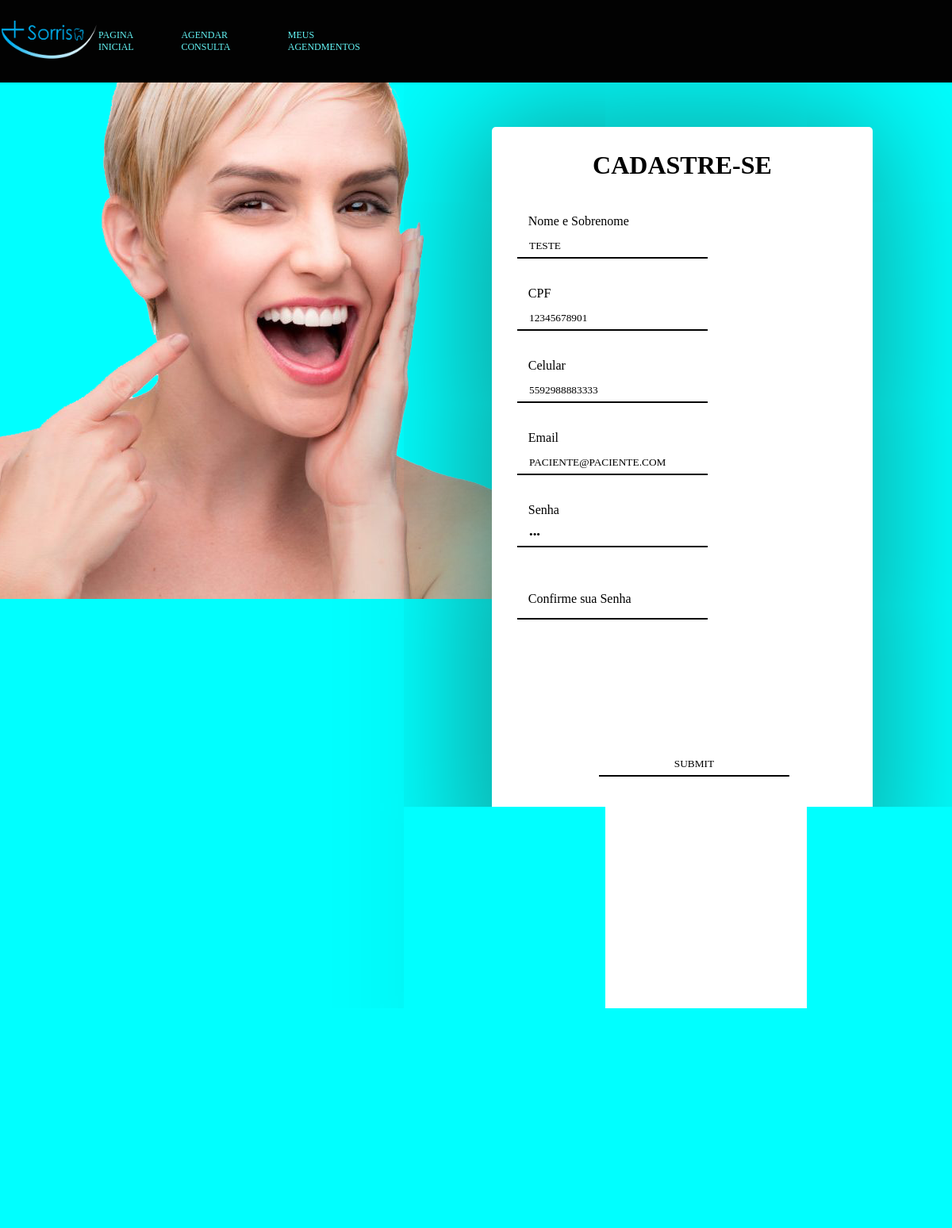
Screenshot of /portal/perfis/editperf.php?id=2 (signed in) with the database file from the repository.
### tables this page shows
CREATE TABLE `paciente` (
  `id_paciente` int(11) NOT NULL,
  `codigo_login` int(11) NOT NULL,
  `nome_paciente` char(45) NOT NULL,
  `cpf` bigint(11) UNSIGNED ZEROFILL NOT NULL,
  `telefone` bigint(11) NOT NULL
);

### portal/perfis/editperf.php (the view, shortened to what this page needs)
<?php
if(!empty($_GET['id'])) {
    include_once('../conexao.php');
        $sqlSelect = "SELECT paciente.*, login.email, login.senha_login
		FROM paciente
		JOIN login ON paciente.id_paciente = login.codigo_login";
        $result = $mysqli->query($sqlSelect);
        if($result->num_rows > 0){
            while($user_data = mysqli_fetch_assoc($result)){
            $nome_paciente = $user_data['nome_paciente'];
            $cpf = $user_data['cpf'];
            $telefone = $user_data['telefone'];
            $email = $user_data['email'];
			$senha = $user_data['senha_login'];
		}
		} else {
            header('Location: ../index.php');
        }
	}
?>
<!DOCTYPE html>
<html lang="pt-br">
<head>
	<link rel="stylesheet" type="text/css" href="../css/formulario.css">
</head>
<body>
	<header>
			<nav class="menus">
				<a href=""><img src="../img/sorriso.png"></a>
				<ul class="lista-de-itens">
				<li><a href="../index.php">Pagina Inicial</a></li>
				<li><a href="../agendamento/agendamento.php">Agendar Consulta</a></li>
				<li><a href="../agendamento/meusagendamentos.php">Meus Agendmentos</a></li>
			</nav>
	</header>
	<div id="conteudo-principal">
				<form method="POST" action="saveeditperf.php" class="form">
					<div class="container">
			<div class="titulo">
				<h1>Cadastre-se</h1>
			</div>
					<div class="dados-cadastrais">
						<input id="pn" required="required" type="text" name="nome" value= "<?php echo $nome_paciente?>">
						<label for="pn" class="nome">Nome e Sobrenome</label>
					</div>
					<div class="dados-cadastrais">
						<input id="cpf" required="required" type="text" name="cpf" value= "<?php echo $cpf?>">
						<label for="cpf" class="cadastro-de-pessoa-fisica">CPF</label>
					</div>
					<div class="dados-cadastrais">
						<input id="tel" required="required" type="text" name="telefone" value= "<?php echo $telefone?>">
						<label for="tel" class="telefone">Celular</label>
					</div>
					<div class="dados-cadastrais">
						<input id="email" required="required" type="text" name="email" value= "<?php echo $email?>">
						<label for="email" class="email">Email</label>
					</div>
					<div class="dados-cadastrais">
						<input id="password" required="required" type="password" name="password" value= "<?php echo $senha?>">
						<label for="password" class="senha">Senha</label>
					</div>
					<div class="dados-cadastrais">
						<input id="confirmpassword" required="required" type="password" name="confirmpassword">
						<label for="confirmpassword" class="csenha">Confirme sua Senha</label><br>
						<div class="botao">
							<input type="submit" name="updatecadastro" id="updatecadastro" onclick="return confirmUpdate();">
						</div>
				</form>
		</div>
</body>
</html>

### portal/css/formulario.css (style rules this page uses)
* { margin: 0; padding: 0; font-family: Tahoma; box-sizing: border-box; }
html { display: flex; height: 200vh; max-width: 100vw; }
body { background: aqua url(../img/modelo-sorriso.png) fixed left 80px; background-repeat: no-repeat; height: 190vh; width: 100vw; }
header { position: fixed; display: flex; width: 100vw; height: 13vh; background-color:rgb(2, 2, 2); }
img { margin: 2px; width: 120px; }
form { display: flex; height: 190vh; width: 100%; }
.container { margin-left: 620px; margin-top: 20vh; border-radius: 5px; background-color: rgb(255, 255, 255); height: 170vh; width: 40%; margin-bottom: 20vh; -webkit-box-shadow: -7px 7px 171px 7px rgba(20,135,129,1); -moz-box-shadow: -7px 7px 171px 7px rgba(20,135,129,1); box-shadow: -7px 7px 171px 7px rgba(20,135,129,1); }
.menus { width: 40vw; text-transform: uppercase; height: 100%; display: flex; justify-content: space-around; align-items: center; font-size: 9pt; }
.lista-de-itens { display: flex; gap: 20px; list-style: none; }
.lista-de-itens a { position: relative; color: #64f5f6; text-decoration: none; font-style: none; }
.lista-de-itens a:before { content:''; position: absolute; bottom: -3px; left: 0px; width: 0px; height: 1px; background-color: white; transition: all 0.9s ease; }
#conteudo-principal { height: 100%; width: 100%; display: flex; justify-content: center; align-items: center; }
.titulo { text-transform: uppercase; margin-top: 30px; display: flex; text-align: center; justify-content: center; color: #000000; }
.dados-cadastrais { position: relative; display: flex; padding: 2px; margin-top: 87px; flex-direction: column; }
label { margin-left: 40px; justify-content: center; }
input { position: absolute; width: 50%; margin-left: 30px; height: 30px; outline: none; border: none; border-bottom: 2px #000000 solid; background-color: transparent; padding: 0 15px; color:#000000; text-transform: uppercase; }
.nome { color: #000000; position: absolute; margin-top: -25px; transition: 0.5s; padding: 0 25px; transition: 0.2s ease; left: -4%; }
#pn:valid ~ .nome, #pn:focus ~ .nome { transform: translateX(20px); transform: translateY(-21px); }
#pn { margin-top: -20px; }
.cadastro-de-pessoa-fisica { color: #000000; position: absolute; margin-top: -25px; transition: 0.5s; padding: 0 25px; transition: 0.2s ease; left: -4%; }
#cpf:valid ~ .cadastro-de-pessoa-fisica, #cpf:focus ~ .cadastro-de-pessoa-fisica { transform: translateX(20px); transform: translateY(-21px); }
#cpf { margin-top: -20px; }
.telefone { color: #000000;; position: absolute; margin-top: -25px; transition: 0.5s; padding: 0 25px; transition: 0.2s ease; left: -4%; }
#tel:valid ~ .telefone, #tel:focus ~ .telefone { transform: translateX(20px); transform: translateY(-21px); }
#tel { margin-top: -20px; }
.email { color: #000000; position: absolute; margin-top: -25px; transition: 0.5s; padding: 0 25px; transition: 0.2s ease; left: -4%; }
#email:valid ~ .email, #email:focus ~ .email { transform: translateX(20px); transform: translateY(-21px); }
#email { margin-top: -20px; }
.senha { color: #000000; position: absolute; margin-top: -25px; transition: 0.5s; padding: 0 25px; transition: 0.2s ease; left: -4%; }
#password:valid ~ .senha, #password:focus ~ .senha { transform: translateX(20px); transform: translateY(-21px); }
#password { margin-top: -20px; }
.csenha { color: #000000; position: absolute; margin-top: -25px; transition: 0.5s; padding: 0 25px; transition: 0.2s ease; left: -4%; }
#confirmpassword { margin-top: -20px; }
.botao { margin-top: 160px; display: flex; text-align: column; justify-content: center; }

### rows the page displays
paciente: nome "teste", cpf "12345678901", telefone "5592988883333", email "paciente@paciente.com"
